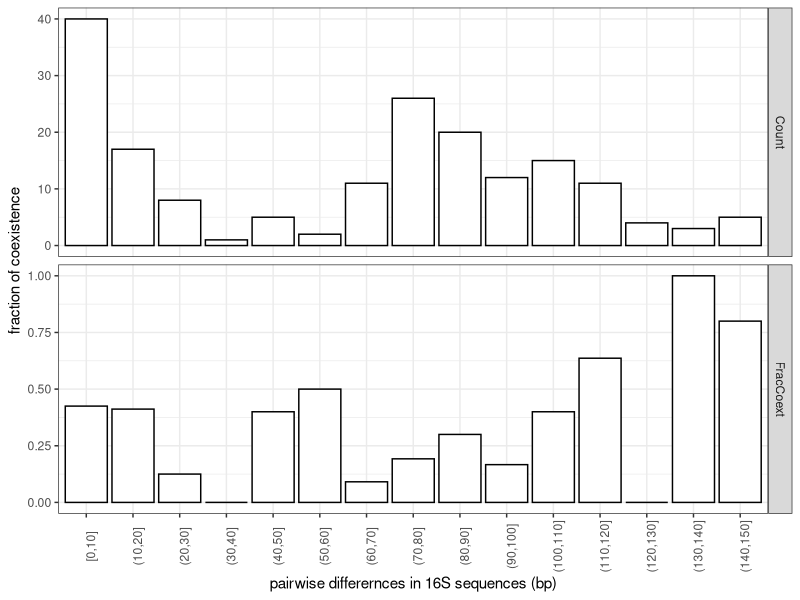
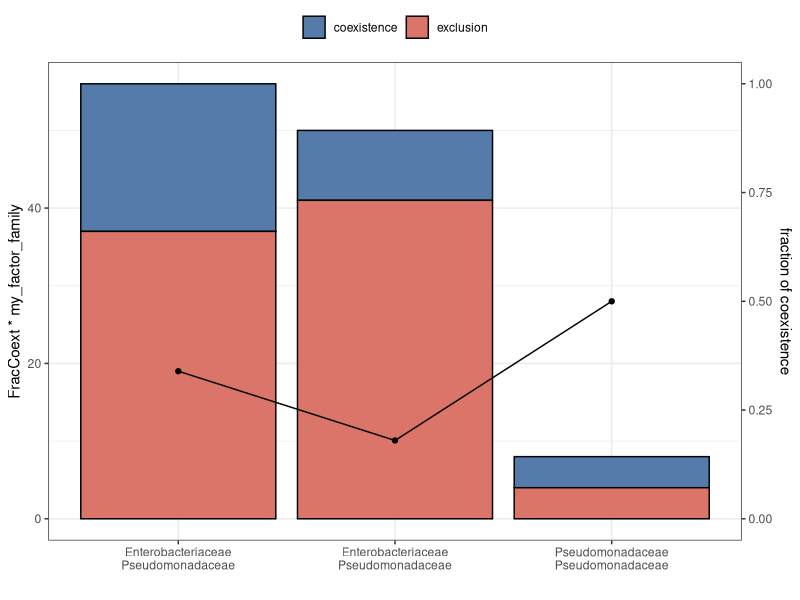
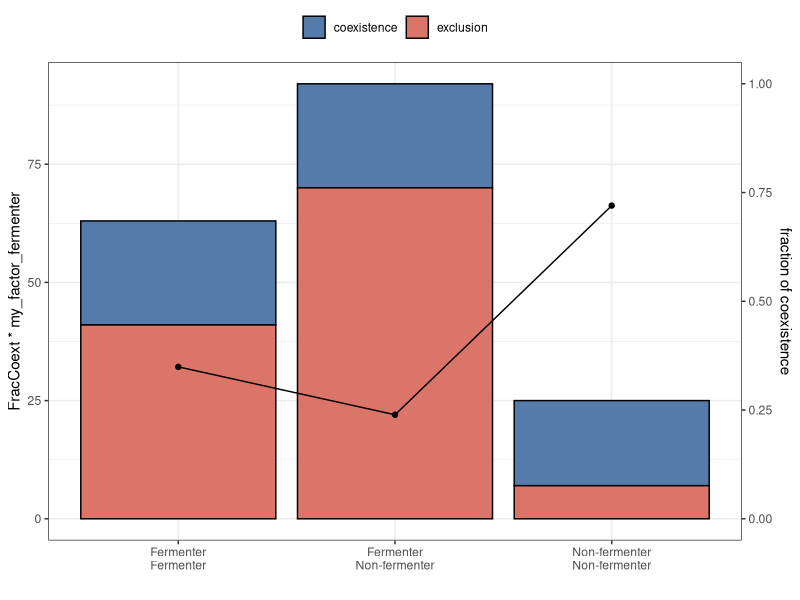

Write R code to recreate these figures, in order.
#' Compare pairwise phylogenetic identities to the outcomes of pairwise competition.
#' The pairwise phylogenetic identities includes:
#' 1. RDP taxonomy
#' 2. 16S
#' 3. Branch distances on a tree
library(tidyverse)
library(data.table)

pairs <- fread(here::here("data/output/pairs.csv"))
interaction_type <- c("exclusion", "coexistence", "neutrality", "mutual exclusion", "frequency-dependent\ncoexistence")
myColor = c("#DB7469", "#557BAA", "#8650C4", "red", "blue")
names(myColor) <- interaction_type


# Plot the pairs count----
## RDP Fermenter vs. fraction of coexistence ----
### Fraction
pairs_interaction_fermenter <- pairs %>%
  filter(PairFermenter != "") %>%
  filter(InteractionType != "", !is.na(PairFermenter)) %>%
  filter(InteractionType %in% c("coexistence", "exclusion")) %>%
  group_by(PairFermenter, InteractionType) %>%
  summarize(Count = n()) %>%
  spread(InteractionType, Count) %>%
  mutate(FracCoext = coexistence / (coexistence + exclusion))


### Plot
my_factor_fermenter <- apply(pairs_interaction_fermenter[,c("coexistence", "exclusion")], 1, sum) %>% max
p_pairs_interaction_fermenter <- pairs %>%
  filter(PairFermenter != "") %>%
  filter(InteractionType != "", !is.na(PairFermenter)) %>%
  filter(InteractionType %in% c("coexistence", "exclusion")) %>%
  ggplot() +
  geom_bar(aes(x = PairFermenter, fill = InteractionType, group = InteractionType), color = "black", position = "stack") +
  geom_line(data = pairs_interaction_fermenter, aes(x = PairFermenter, y = FracCoext * my_factor_fermenter, group = 1)) +
  geom_point(data = pairs_interaction_fermenter, aes(x = PairFermenter, y = FracCoext * my_factor_fermenter)) +
  scale_x_discrete(labels = c("Fermenter\nFermenter", "Fermenter\nNon-fermenter", "Non-fermenter\nNon-fermenter")) +
  scale_y_continuous(sec.axis = sec_axis(trans = ~./my_factor_fermenter, name = "fraction of coexistence"), limits = c(0, my_factor_fermenter)) +
  scale_fill_manual(values = myColor) +
  theme_bw() +
  theme(legend.position = "top", legend.title = element_blank()) +
  labs(x = "")

## RDP Family vs. fraction of coexistence ----
### Fraction
pairs_interaction_family <- pairs %>%
  filter(PairFamily != "") %>%
  filter(InteractionType != "", !is.na(PairFamily)) %>%
  filter(InteractionType %in% c("coexistence", "exclusion")) %>%
  group_by(PairFamily, InteractionType) %>%
  summarize(Count = n()) %>%
  spread(InteractionType, Count) %>%
  mutate(FracCoext = coexistence / (coexistence + exclusion))


### Plot
my_factor_family <- apply(pairs_interaction_family[,c("coexistence", "exclusion")], 1, sum) %>% max
p_pairs_interaction_family <- pairs %>%
  filter(PairFamily != "") %>%
  filter(InteractionType != "", !is.na(PairFamily)) %>%
  filter(InteractionType %in% c("coexistence", "exclusion")) %>%
  ggplot() +
  geom_bar(aes(x = PairFamily, fill = InteractionType, group = InteractionType), color = "black", position= "stack") +
  geom_line(data = pairs_interaction_family, aes(x = PairFamily, y = FracCoext * my_factor_family, group = 1)) +
  geom_point(data = pairs_interaction_family, aes(x = PairFamily, y = FracCoext * my_factor_family)) +
  scale_x_discrete(labels = c("Enterobacteriaceae\nPseudomonadaceae", "Enterobacteriaceae\nPseudomonadaceae", "Pseudomonadaceae\nPseudomonadaceae")) +
  scale_y_continuous(sec.axis = sec_axis(trans = ~./my_factor_family, name = "fraction of coexistence"), limits = c(0, my_factor_family)) +
  scale_fill_manual(values = myColor) +
  theme_bw() +
  theme(legend.position = "top", legend.title = element_blank()) +
  labs(x = "")


## 16S sequence difference vs. fraction of coexistence----
### Cut the continuous sequence difference into categories
pairs_interaction_16S_cut <-  pairs %>%
  filter(!is.na(SeqDifference)) %>%
  filter(InteractionType %in% c("coexistence", "exclusion")) %>%
  mutate(InteractionType = factor(InteractionType)) %>%
  #  mutate(SeqDifference = cut(SeqDifference, breaks = c(seq(0, 30, 10), seq(60, 120, 10), 150, Inf))) %>%
  mutate(SeqDifference = cut(SeqDifference, breaks = seq(0, 160, 10), include.lowest = T)) %>%
  group_by(SeqDifference, InteractionType) %>%
  summarize(Count = n()) %>%
  spread(InteractionType, Count, fill = 0) %>%
  mutate(FracCoext = coexistence / (coexistence + exclusion)) %>%
  mutate(Count = sum(coexistence, exclusion))

### Plot
p_pairs_interaction_16S_cut <- pairs_interaction_16S_cut %>%
  gather("yAxisData", "yAxisValue", 4:5) %>%
  ggplot(aes(x = SeqDifference, y = yAxisValue)) +
  geom_col(col = "black", fill = "white") +
#  scale_y_continuous(limits = c(0,1)) +
  facet_grid(yAxisData~., scales = "free_y") +
  theme_bw() +
  theme(axis.text.x = element_text(angle = 90)) +
  labs(x = "pairwise differernces in 16S sequences (bp)", y = "fraction of coexistence")

if (FALSE) {


## Tree distance vs. fraction of coexistence ----
### Cut the continuous sequence difference into categories
pairs_interaction_tree_cut <-
  pairs %>%
  filter(!is.na(PairTreeDistance)) %>%
  filter(InteractionType %in% c("coexistence", "exclusion")) %>%
  mutate(InteractionType = factor(InteractionType)) %>%
  mutate(PairTreeDistance = cut(PairTreeDistance, breaks = seq(-0.1, 0.5, .05), include.lowest = T)) %>%
  group_by(PairTreeDistance, InteractionType) %>%
  summarize(Count = n()) %>%
  spread(InteractionType, Count, fill = 0) %>%
  mutate(FracCoext = coexistence / (coexistence + exclusion)) %>%
  mutate(Count = sum(coexistence, exclusion))

### Plot
p_pairs_interaction_tree_cut <- pairs_interaction_tree_cut %>%
  gather("yAxisData", "yAxisValue", 4:5) %>%
  ggplot(aes(x = PairTreeDistance, y = yAxisValue)) +
  geom_col(col = "black", fill = "white") +
  #  scale_y_continuous(limits = c(0,1)) +
  facet_grid(yAxisData~., scales = "free_y") +
  theme_bw() +
  theme(axis.text.x = element_text(angle = 90)) +
  labs(x = "pairwise branch distance", y = "fraction of coexistence")

p_pairs_interaction_tree_cut
}

